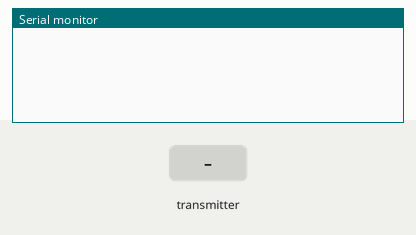
Recording of a sketch running on a simulated Arduino Uno, built with avr-gcc and run on an emulated ATmega328P. On the bench: the last lines printed to the serial monitor. The test bench sets the inputs (shaded band). No radio packets arrive unless stated.

Above: at 1.2 s.
1.3 s: the transmitter starts sending temperature = 0
At 2.2 s:
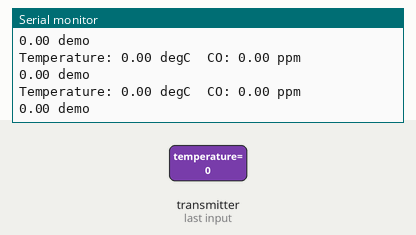
2.8 s: the transmitter starts sending CO_ppm = 0
5.8 s: the transmitter starts sending other_value = 0
8.8 s: the transmitter starts sending temperature = 25
11.8 s: the transmitter starts sending CO_ppm = 25
At 12.7 s:
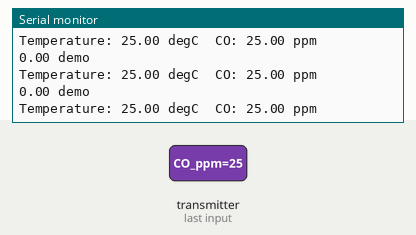

Measured:
- after the input at 1.3 s, the serial monitor: prints a new line at once (image 1)
- after the input at 11.8 s, the serial monitor: prints a new line after 0.09 s (image 2)

The sketch:

Temp_CO_recceiver.ino
```cpp
#include <SPI.h>
#include <nRF24L01.h>
#include <RF24.h>

// Setup the radio module
RF24 radio(7, 8); // CE, CSN
const uint64_t pipe = 0xE8E8F0F0E1LL; // Pipe address

// Define the struct to hold temperature and CO values
struct SensorData {
  float temperature;
  float CO_ppm;
  float other_value;
};


SensorData sensorData; // Create an instance of the struct

void setup() {
  Serial.begin(9600);

  // Setup the radio module
  radio.begin();
  radio.openReadingPipe(1, pipe);
  radio.startListening();
}

void loop() {
  if (radio.available()) {
    radio.read(&sensorData, sizeof(sensorData));

    // Print the received data
    Serial.print("Temperature: ");
    Serial.print(sensorData.temperature);
    Serial.print(" degC\tCO: ");
    Serial.print(sensorData.CO_ppm);
    Serial.println(" ppm");
    Serial.print(sensorData.other_value );
    Serial.println(" demo");
  }
}
```
